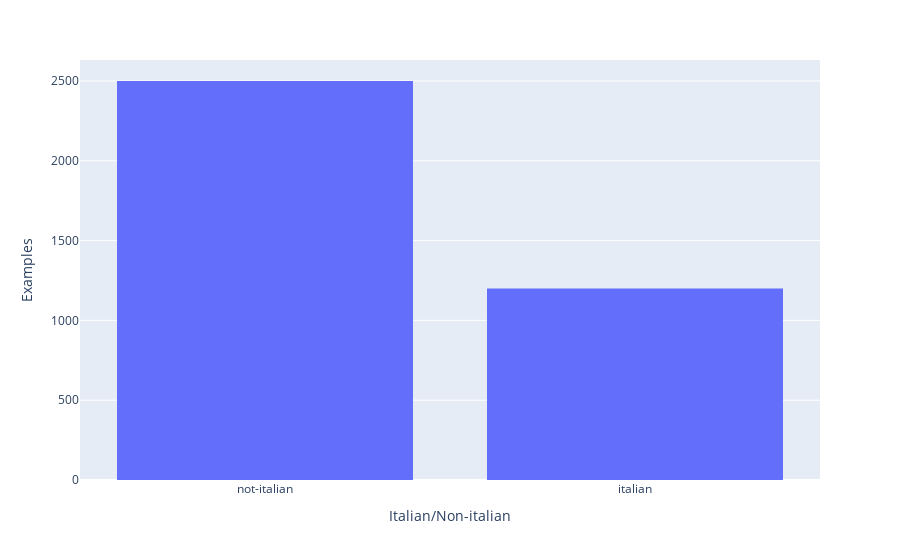

The cell this chart's notebook holds for it:
### Code cell
# plot 
# X values
x = list(target_var.keys())
x = ["not-italian" if example == 0 else "italian" for example in x]
# y values
y = list(target_var.values())
# plot distribution
px.histogram(x=x, y=y).update_layout(xaxis_title="Languages", yaxis_title="Examples").update_layout(xaxis_title="Italian/Non-italian", yaxis_title="Examples")

### Figure 1 — Plotly figure (JSON) as saved in the notebook; plotly's stock layout.template omitted (floating-point values rounded to 4 significant figures)
{"data": [{"alignmentgroup": "True", "bingroup": "x", "histfunc": "sum", "hovertemplate": "x=%{x}<br>sum of y=%{y}<extra></extra>", "legendgroup": "", "marker": {"color": "#636efa", "pattern": {"shape": ""}}, "name": "", "offsetgroup": "", "orientation": "v", "showlegend": false, "type": "histogram", "x": ["not-italian", "italian"], "xaxis": "x", "y": [2500, 1200], "yaxis": "y"}], "layout": {"barmode": "relative", "legend": {"tracegroupgap": 0}, "margin": {"t": 60}, "xaxis": {"anchor": "y", "domain": [0, 1], "title": {"text": "Italian/Non-italian"}}, "yaxis": {"anchor": "x", "domain": [0, 1], "title": {"text": "Examples"}}}}
